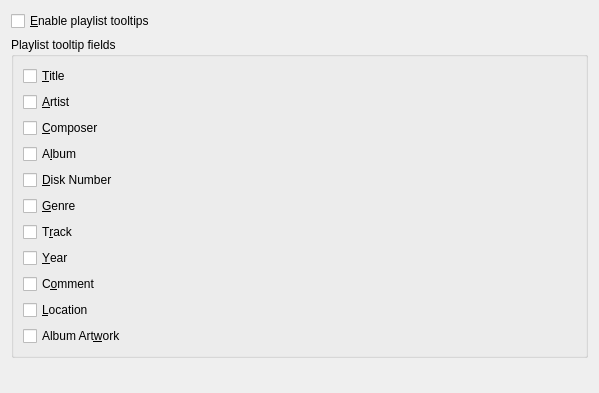
<?xml version="1.0" encoding="UTF-8"?>
<ui version="4.0">
 <class>ToolTipConfig</class>
 <widget class="QWidget" name="ToolTipConfig">
  <property name="enabled">
   <bool>true</bool>
  </property>
  <property name="geometry">
   <rect>
    <x>0</x>
    <y>0</y>
    <width>599</width>
    <height>393</height>
   </rect>
  </property>
  <property name="windowTitle">
   <string>Form</string>
  </property>
  <layout class="QGridLayout" name="gridLayout">
   <item row="0" column="0">
    <widget class="QCheckBox" name="kcfg_enableToolTips">
     <property name="text">
      <string>&amp;Enable playlist tooltips</string>
     </property>
    </widget>
   </item>
   <item row="1" column="0">
    <widget class="QGroupBox" name="groupBox">
     <property name="title">
      <string>Playlist tooltip fields</string>
     </property>
     <layout class="QGridLayout" name="gridLayout_2">
      <item row="0" column="0">
       <layout class="QVBoxLayout" name="verticalLayout">
        <item>
         <widget class="QCheckBox" name="kcfg_ToolTips_Title">
          <property name="text">
           <string>&amp;Title</string>
          </property>
         </widget>
        </item>
        <item>
         <widget class="QCheckBox" name="kcfg_ToolTips_Artist">
          <property name="text">
           <string>&amp;Artist</string>
          </property>
         </widget>
        </item>
        <item>
         <widget class="QCheckBox" name="kcfg_ToolTips_Composer">
          <property name="text">
           <string>&amp;Composer</string>
          </property>
         </widget>
        </item>
        <item>
         <widget class="QCheckBox" name="kcfg_ToolTips_Album">
          <property name="text">
           <string>A&amp;lbum</string>
          </property>
         </widget>
        </item>
        <item>
         <widget class="QCheckBox" name="kcfg_ToolTips_DiskNumber">
          <property name="text">
           <string>&amp;Disk Number</string>
          </property>
         </widget>
        </item>
        <item>
         <widget class="QCheckBox" name="kcfg_ToolTips_Genre">
          <property name="text">
           <string>&amp;Genre</string>
          </property>
         </widget>
        </item>
        <item>
         <widget class="QCheckBox" name="kcfg_ToolTips_Track">
          <property name="text">
           <string>T&amp;rack</string>
          </property>
         </widget>
        </item>
        <item>
         <widget class="QCheckBox" name="kcfg_ToolTips_Year">
          <property name="text">
           <string>&amp;Year</string>
          </property>
         </widget>
        </item>
        <item>
         <widget class="QCheckBox" name="kcfg_ToolTips_Comment">
          <property name="text">
           <string>C&amp;omment</string>
          </property>
         </widget>
        </item>
        <item>
         <widget class="QCheckBox" name="kcfg_ToolTips_Location">
          <property name="text">
           <string>&amp;Location</string>
          </property>
         </widget>
        </item>
        <item>
         <widget class="QCheckBox" name="kcfg_ToolTips_Artwork">
          <property name="text">
           <string>Album Art&amp;work</string>
          </property>
         </widget>
        </item>
       </layout>
      </item>
     </layout>
    </widget>
   </item>
   <item row="2" column="0">
    <spacer name="verticalSpacer">
     <property name="orientation">
      <enum>Qt::Vertical</enum>
     </property>
     <property name="sizeHint" stdset="0">
      <size>
       <width>20</width>
       <height>40</height>
      </size>
     </property>
    </spacer>
   </item>
  </layout>
 </widget>
 <resources/>
 <connections>
  <connection>
   <sender>kcfg_enableToolTips</sender>
   <signal>toggled(bool)</signal>
   <receiver>kcfg_ToolTips_Title</receiver>
   <slot>setEnabled(bool)</slot>
   <hints>
    <hint type="sourcelabel">
     <x>61</x>
     <y>21</y>
    </hint>
    <hint type="destinationlabel">
     <x>50</x>
     <y>80</y>
    </hint>
   </hints>
  </connection>
  <connection>
   <sender>kcfg_enableToolTips</sender>
   <signal>toggled(bool)</signal>
   <receiver>kcfg_ToolTips_Artist</receiver>
   <slot>setEnabled(bool)</slot>
   <hints>
    <hint type="sourcelabel">
     <x>18</x>
     <y>30</y>
    </hint>
    <hint type="destinationlabel">
     <x>34</x>
     <y>100</y>
    </hint>
   </hints>
  </connection>
  <connection>
   <sender>kcfg_enableToolTips</sender>
   <signal>toggled(bool)</signal>
   <receiver>kcfg_ToolTips_Composer</receiver>
   <slot>setEnabled(bool)</slot>
   <hints>
    <hint type="sourcelabel">
     <x>84</x>
     <y>20</y>
    </hint>
    <hint type="destinationlabel">
     <x>35</x>
     <y>123</y>
    </hint>
   </hints>
  </connection>
  <connection>
   <sender>kcfg_enableToolTips</sender>
   <signal>toggled(bool)</signal>
   <receiver>kcfg_ToolTips_Album</receiver>
   <slot>setEnabled(bool)</slot>
   <hints>
    <hint type="sourcelabel">
     <x>68</x>
     <y>23</y>
    </hint>
    <hint type="destinationlabel">
     <x>72</x>
     <y>164</y>
    </hint>
   </hints>
  </connection>
  <connection>
   <sender>kcfg_enableToolTips</sender>
   <signal>toggled(bool)</signal>
   <receiver>kcfg_ToolTips_DiskNumber</receiver>
   <slot>setEnabled(bool)</slot>
   <hints>
    <hint type="sourcelabel">
     <x>84</x>
     <y>19</y>
    </hint>
    <hint type="destinationlabel">
     <x>88</x>
     <y>188</y>
    </hint>
   </hints>
  </connection>
  <connection>
   <sender>kcfg_enableToolTips</sender>
   <signal>toggled(bool)</signal>
   <receiver>kcfg_ToolTips_Genre</receiver>
   <slot>setEnabled(bool)</slot>
   <hints>
    <hint type="sourcelabel">
     <x>104</x>
     <y>18</y>
    </hint>
    <hint type="destinationlabel">
     <x>106</x>
     <y>212</y>
    </hint>
   </hints>
  </connection>
  <connection>
   <sender>kcfg_enableToolTips</sender>
   <signal>toggled(bool)</signal>
   <receiver>kcfg_ToolTips_Track</receiver>
   <slot>setEnabled(bool)</slot>
   <hints>
    <hint type="sourcelabel">
     <x>124</x>
     <y>24</y>
    </hint>
    <hint type="destinationlabel">
     <x>129</x>
     <y>236</y>
    </hint>
   </hints>
  </connection>
  <connection>
   <sender>kcfg_enableToolTips</sender>
   <signal>toggled(bool)</signal>
   <receiver>kcfg_ToolTips_Year</receiver>
   <slot>setEnabled(bool)</slot>
   <hints>
    <hint type="sourcelabel">
     <x>144</x>
     <y>20</y>
    </hint>
    <hint type="destinationlabel">
     <x>150</x>
     <y>260</y>
    </hint>
   </hints>
  </connection>
  <connection>
   <sender>kcfg_enableToolTips</sender>
   <signal>toggled(bool)</signal>
   <receiver>kcfg_ToolTips_Comment</receiver>
   <slot>setEnabled(bool)</slot>
   <hints>
    <hint type="sourcelabel">
     <x>166</x>
     <y>17</y>
    </hint>
    <hint type="destinationlabel">
     <x>163</x>
     <y>284</y>
    </hint>
   </hints>
  </connection>
  <connection>
   <sender>kcfg_enableToolTips</sender>
   <signal>toggled(bool)</signal>
   <receiver>kcfg_ToolTips_Location</receiver>
   <slot>setEnabled(bool)</slot>
   <hints>
    <hint type="sourcelabel">
     <x>180</x>
     <y>16</y>
    </hint>
    <hint type="destinationlabel">
     <x>191</x>
     <y>298</y>
    </hint>
   </hints>
  </connection>
  <connection>
   <sender>kcfg_enableToolTips</sender>
   <signal>toggled(bool)</signal>
   <receiver>kcfg_ToolTips_Artwork</receiver>
   <slot>setEnabled(bool)</slot>
   <hints>
    <hint type="sourcelabel">
     <x>208</x>
     <y>23</y>
    </hint>
    <hint type="destinationlabel">
     <x>217</x>
     <y>323</y>
    </hint>
   </hints>
  </connection>
 </connections>
</ui>
